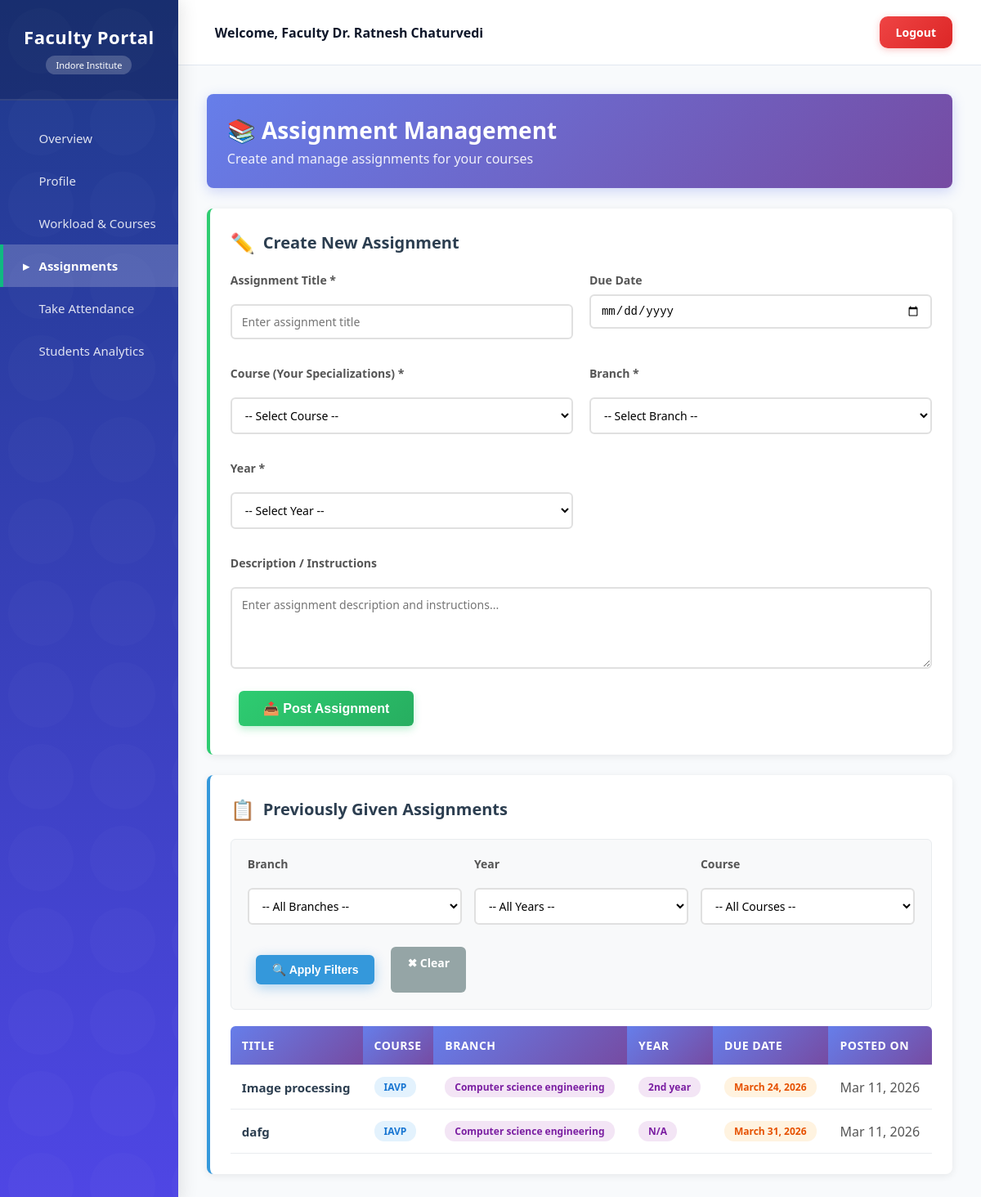
The page /faculty/dashboard/assignments/ on the database its author committed.
### backend/faculty/models.py (models this page shows, shortened)
class FacultyProfile(models.Model):
    user = models.OneToOneField(User, on_delete=models.CASCADE, related_name='faculty_module_profile')
    department = models.ForeignKey(Department, on_delete=models.SET_NULL, null=True, related_name='faculties')
    designation = models.CharField(max_length=100, default="Assistant Professor")
    contact_number = models.CharField(max_length=20, null=True, blank=True)
    address = models.TextField(null=True, blank=True)
    date_joined = models.DateField(auto_now_add=True)

class Assignment(models.Model):
    title = models.CharField(max_length=250)
    description = models.TextField(null=True, blank=True)
    faculty = models.ForeignKey(FacultyProfile, on_delete=models.CASCADE, related_name='given_assignments')
    course = models.ForeignKey(Course, on_delete=models.CASCADE, related_name='course_assignments')
    branch = models.CharField(max_length=100, choices=BRANCH_CHOICES)
    year = models.CharField(max_length=20, null=True, blank=True)
    created_at = models.DateTimeField(auto_now_add=True)
    due_date = models.DateField(null=True, blank=True)

### authentication/models.py (models this page shows, shortened)
class User(models.Model):
    ROLE_CHOICES = [
        ('student','Student'),
        ('faculty','Faculty'),
        ('admin','Admin')
    ]
    name = models.CharField(max_length=100)
    email = models.EmailField(unique=True)
    role = models.CharField(max_length=10, choices=ROLE_CHOICES)
    password = models.CharField(max_length=100, default="ADMIN")

### backend/student/models.py (models this page shows, shortened)
class Course(models.Model):
    name = models.CharField(max_length=200)
    code = models.CharField(max_length=50, unique=True)
    description = models.TextField(null=True, blank=True)
    credits = models.IntegerField(default=3)

### backend/faculty/views.py (the view, shortened to what this page needs)
# urls.py: path('dashboard/assignments/', views.faculty_assignments, name='faculty_assignments'),
def faculty_assignments(request):
    profile = get_faculty_profile(request)
    my_assigned_courses = FacultyCourseAssignment.objects.filter(faculty=profile).values_list('course_id', flat=True)
    from backend.student.models import BRANCH_CHOICES, Course
    courses = Course.objects.filter(id__in=my_assigned_courses)
    from .models import Assignment
    assignments = Assignment.objects.filter(faculty=profile).order_by('-created_at')
    branch_filter = request.GET.get('branch')
    year_filter = request.GET.get('year')
    course_filter = request.GET.get('course')
    if branch_filter:
        assignments = assignments.filter(branch=branch_filter)
    if year_filter:
        assignments = assignments.filter(year=year_filter)
    if course_filter:
        assignments = assignments.filter(course_id=course_filter)
    year_choices = ['1st year', '2nd year', '3rd year', '4th year']
    return render(request, "dashboards/faculty/assignments.html", {
        'profile': profile,
        'courses': courses,
        'branches': [b[0] for b in BRANCH_CHOICES],
        'years': year_choices,
        'assignments': assignments,
        'selected_branch': branch_filter,
        'selected_year': year_filter,
        'selected_course': course_filter
    })

### backend/faculty/views.py (called while the page is built)
def get_faculty_profile(request):
    faculty_email = request.session.get('faculty_email')
    if faculty_email:
        return FacultyProfile.objects.filter(user__email=faculty_email).first()
    return FacultyProfile.objects.first() # Fallback for demo

### templates/dashboards/faculty/assignments.html (shortened to what this page needs)
{% extends "dashboards/faculty/base.html" %}
{% block content %}
<div class="assignment-header">
    <h2>📚 Assignment Management</h2>
    <p>Create and manage assignments for your courses</p>
</div>
<div class="create-card">
    <h3>Create New Assignment</h3>
    <form method="POST" action="">
        <div class="form-grid">
            <div class="form-group">
                <label>Assignment Title *</label>
                <input type="text" name="title" required placeholder="Enter assignment title">
            </div>
            <div class="form-group">
                <label>Due Date</label>
                <input type="date" name="due_date">
            </div>
            <div class="form-group">
                <label>Course (Your Specializations) *</label>
                <select name="course_id" required>
                    <option value="">-- Select Course --</option>
                </select>
            </div>
            <div class="form-group">
                <label>Branch *</label>
                <select name="branch" required>
                    <option value="">-- Select Branch --</option>
                </select>
            </div>
            <div class="form-group">
                <label>Year *</label>
                <select name="year" required>
                    <option value="">-- Select Year --</option>
                </select>
            </div>
            <div class="form-group form-group-full" style="grid-column: span 2;">
                <label>Description / Instructions</label>
                <textarea name="description" rows="4" placeholder="Enter assignment description and instructions..."></textarea>
            </div>
        </div>
        <button type="submit" class="btn-submit">📤 Post Assignment</button>
    </form>
</div>
<div class="list-card">
    <h3>Previously Given Assignments</h3>
    <div class="filter-section">
        <form method="GET" action="">
            <div class="filter-grid">
                <div class="filter-item">
                    <label>Branch</label>
                    <select name="branch">
                        <option value="">-- All Branches --</option>
                    </select>
                </div>
                <div class="filter-item">
                    <label>Year</label>
                    <select name="year">
                        <option value="">-- All Years --</option>
                    </select>
                </div>
                <div class="filter-item">
                    <label>Course</label>
                    <select name="course">
                        <option value="">-- All Courses --</option>
                    </select>
                </div>
                <div class="filter-buttons">
                    <button type="submit" class="btn-filter">🔍 Apply Filters</button>
                    <a href="?" class="btn-clear">✖ Clear</a>
                </div>
            </div>
        </form>
    </div>
    {% if assignments %}
    <table class="assignments-table">
        <thead>
            <tr>
                <th>Title</th>
                <th>Course</th>
                <th>Branch</th>
                <th>Year</th>
                <th>Due Date</th>
                <th>Posted On</th>
            </tr>
        </thead>
        <tbody>
            {% for a in assignments %}
            <tr>
                <td><span class="assignment-title">{{ a.title }}</span></td>
                <td><span class="badge badge-course">{{ a.course.code }}</span></td>
                <td><span class="badge badge-branch">{{ a.branch }}</span></td>
                <td><span class="badge badge-branch">{{ a.year|default:"N/A" }}</span></td>
                <td><span class="badge badge-date">{{ a.due_date|default:"No due date" }}</span></td>
                <td>{{ a.created_at|date:"M d, Y" }}</td>
            </tr>
            {% endfor %}
        </tbody>
    </table>
    {% else %}
    <div class="no-data">
        <p>📭 No assignments found. Create your first assignment above!</p>
    </div>
    {% endif %}
</div>
{% endblock %}

### templates/dashboards/faculty/base.html (shortened to what this page needs)
<!DOCTYPE html>
<html lang="en">
<head>
    <link rel="stylesheet" href="/static/css/style.css">
</head>
<body>
    <div class="sidebar">
        <div class="sidebar-header">
            <h2>Faculty Portal</h2>
            <span class="portal-badge">Indore Institute</span>
        </div>
        <div class="nav-links">
            <a href="/faculty/dashboard/"
                class="nav-item {% if request.path  ==  '/faculty/dashboard/'  %}active{% endif %}">Overview</a>
            <a href="/faculty/dashboard/profile/"
                class="nav-item {% if '/profile/' in request.path %}active{% endif %}">Profile</a>
            <a href="/faculty/dashboard/courses/"
                class="nav-item {% if '/courses/' in request.path %}active{% endif %}">Workload & Courses</a>
            <a href="/faculty/dashboard/assignments/"
                class="nav-item {% if '/assignments/' in request.path %}active{% endif %}">Assignments</a>
            <a href="/faculty/dashboard/attendance/"
                class="nav-item {% if '/attendance/' in request.path %}active{% endif %}">Take Attendance</a>
            <a href="/faculty/dashboard/analytics/"
                class="nav-item {% if '/analytics/' in request.path %}active{% endif %}">Students Analytics</a>
        </div>
    </div>
    <div class="main-content">
        <div class="topbar">
            <div class="user-info">
                Welcome, Faculty {{ profile.user.name|default:"" }}
            </div>
            <a href="/auth/" class="btn-logout">Logout</a>
        </div>
        <div class="content-area">
            {% block content %}{% endblock %}
        </div>
    </div>
</body>
</html>

### static/css/style.css (style rules this page uses)
:root { --primary-blue: #0078D4; --primary-dark: #005A9E; --accent-teal: #00B7C3; --accent-orange: #FF8C00; --accent-purple: #8764B8; --success-green: #107C10; --warning-yellow: #FFB900; --error-red: #E81123; --neutral-gray: #605E5C; --light-gray: #F3F2F1; --white: #FFFFFF; }
* { margin: 0; padding: 0; box-sizing: border-box; }
body { font-family: 'Segoe UI', -apple-system, BlinkMacSystemFont, 'Roboto', 'Helvetica Neue', Arial, sans-serif; background: linear-gradient(135deg, #667eea 0%, #764ba2 100%); min-height: 100vh; position: relative; overflow-x: hidden; }
body::before { content: ''; position: fixed; top: 0; left: 0; width: 100%; height: 100%; background: radial-gradient(circle at 20% 50%, rgba(0, 183, 195, 0.15) 0%, transparent 50%), radial-gradient(circle at 80% 80%, rgba(255, 140, 0, 0.15) 0%, transparent 50%), radial-gradient(circle at 40% 20%, rgba(135, 100, 184, 0.15) 0%, transparent 50%); z-index: -1; animation: backgroundShift 20s ease infinite; }
button, .btn { background: linear-gradient(135deg, var(--primary-blue), var(--accent-teal)); color: white; border: none; padding: 14px 32px; margin: 10px; cursor: pointer; border-radius: 8px; font-size: 16px; font-weight: 600; transition: all 0.3s ease; box-shadow: 0 4px 15px rgba(0, 120, 212, 0.3); text-decoration: none; display: inline-block; }
input[type="email"], input[type="password"], input[type="text"], input[type="number"], select, textarea { width: 100%; padding: 14px 16px; margin: 12px 0; border: 2px solid #E1DFDD; border-radius: 8px; font-size: 15px; transition: all 0.3s ease; background: var(--white); font-family: inherit; }

### templates/dashboards/faculty/base.html (style rules this page uses)
body { margin: 0; padding: 0; font-family: 'Segoe UI', -apple-system, BlinkMacSystemFont, sans-serif; background: #F8FAFC; display: flex; min-height: 100vh; position: relative; }
.sidebar { width: 260px; background: linear-gradient(180deg, #1E3A8A 0%, #4F46E5 100%); color: white; display: flex; flex-direction: column; box-shadow: 4px 0 20px rgba(0, 0, 0, 0.1); position: relative; z-index: 10; }
.sidebar::before { content: ''; position: absolute; top: 0; left: 0; width: 100%; height: 100%; opacity: 0.5; }
.sidebar-header { padding: 30px 20px; text-align: center; background: rgba(0, 0, 0, 0.2); border-bottom: 2px solid rgba(255, 255, 255, 0.1); position: relative; }
.sidebar-header h2 { margin: 0; font-size: 22px; font-weight: 600; letter-spacing: 0.5px; }
.sidebar-header .portal-badge { display: inline-block; background: rgba(255, 255, 255, 0.2); padding: 4px 12px; border-radius: 12px; font-size: 11px; margin-top: 8px; font-weight: 500; }
.nav-links { list-style: none; padding: 20px 0; margin: 0; display: flex; flex-direction: column; flex-grow: 1; }
.nav-item { padding: 16px 24px; text-decoration: none; color: rgba(255, 255, 255, 0.85); transition: all 0.3s ease; display: flex; align-items: center; gap: 12px; font-size: 15px; font-weight: 500; border-left: 4px solid transparent; position: relative; }
.nav-item::before { content: '▸'; opacity: 0; transition: opacity 0.3s ease; }
.nav-item.active { background: rgba(255, 255, 255, 0.2); color: white; border-left-color: #10B981; font-weight: 600; }
.nav-item.active::before { opacity: 1; }
.main-content { flex-grow: 1; display: flex; flex-direction: column; position: relative; z-index: 1; }
.topbar { background: #FFFFFF; padding: 20px 35px; display: flex; justify-content: space-between; align-items: center; box-shadow: 0 2px 10px rgba(0, 0, 0, 0.05); border-bottom: 1px solid #E2E8F0; }
.user-info { font-weight: 600; color: #0F172A; font-size: 16px; display: flex; align-items: center; gap: 10px; }
.user-info::before { content: ''; font-size: 20px; }
.btn-logout { background: linear-gradient(135deg, #EF4444, #DC2626); color: white; border: none; padding: 10px 20px; border-radius: 10px; cursor: pointer; text-decoration: none; font-size: 14px; font-weight: 600; transition: all 0.25s ease; box-shadow: 0 2px 8px rgba(239, 68, 68, 0.3); }
.content-area { padding: 35px; overflow-y: auto; background: #F8FAFC; }
table { width: 100%; border-collapse: collapse; margin-top: 15px; }
table th, table td { padding: 14px 12px; text-align: left; border-bottom: 1px solid #E2E8F0; }
table th { background: #F8FAFC; color: #0F172A; font-weight: 600; font-size: 13px; text-transform: uppercase; letter-spacing: 0.5px; }

### rows shown on the page
FacultyProfile: user.name "Dr. Ratnesh Chaturvedi"
Assignment: title "Image processing", course.code "IAVP", branch "Computer science engineering", year "2nd year", due_date "March 24, 2026", created_at "Mar 11, 2026"
Assignment: title "dafg", course.code "IAVP", branch "Computer science engineering", year "N/A", due_date "March 31, 2026", created_at "Mar 11, 2026"
